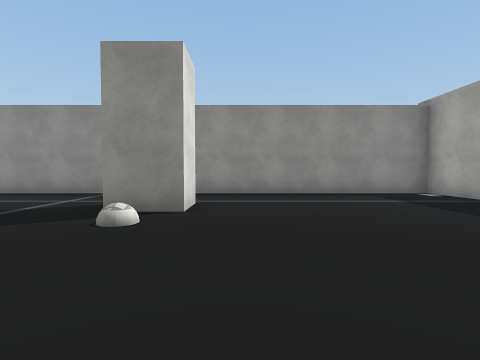
[1] (above)

20 first-person views from a walk through a Unity game level. The camera is 1.3 m above the floor, tilts 2° down and sees 80° across. The floor is counted in squares, 2 m on a side. Each view is taken from the middle of a square. On the plan, view 1 faces up. The plan holds only what a view shows up to about 9 squares ahead; the rest is blank. The place goes on beyond the plan. The player character is not drawn. Some animated figures are not drawn. Some surface patterns are stand-ins.

[2]
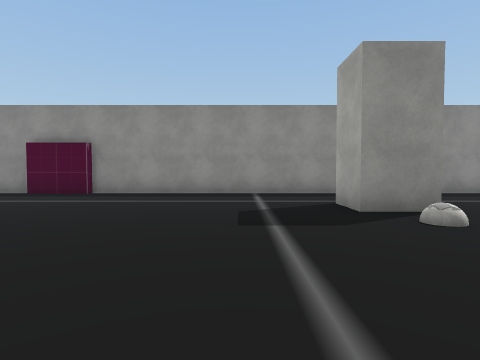

[3]
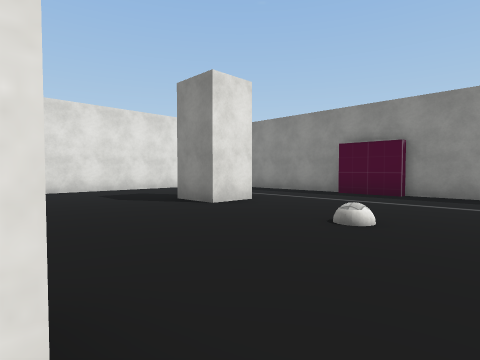

[4]
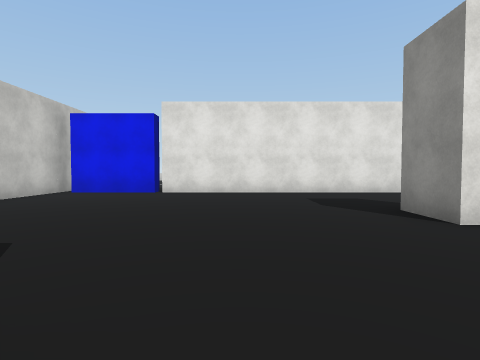

[5]
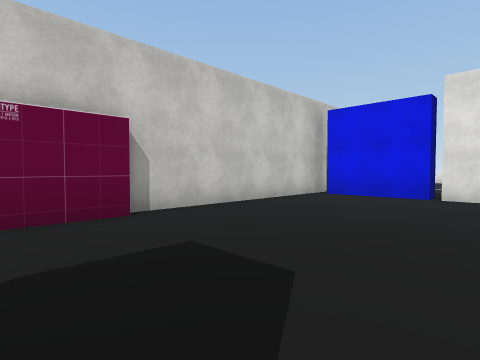

[6]
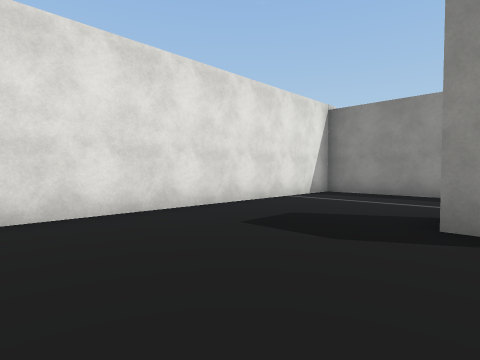

[7]
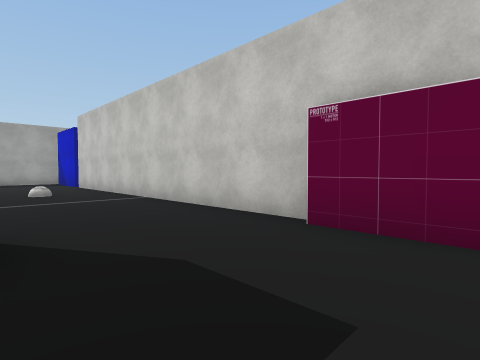

[8]
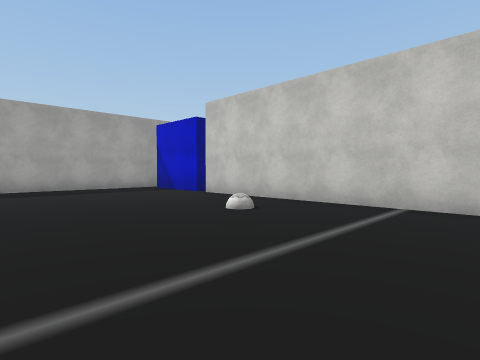

[9]
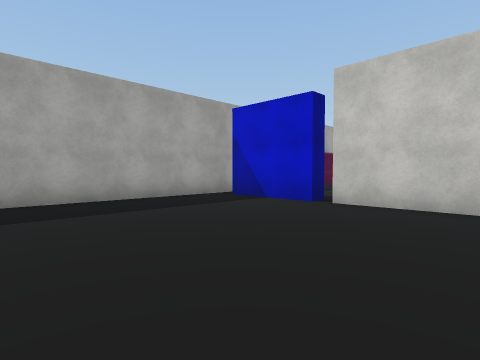

[10]
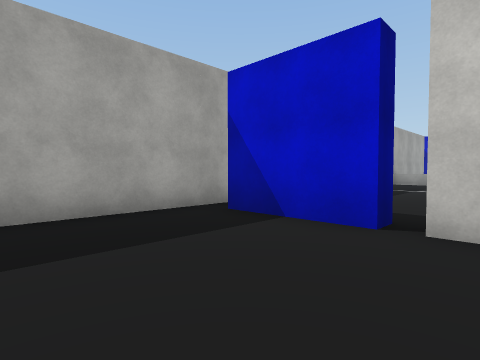

[11]
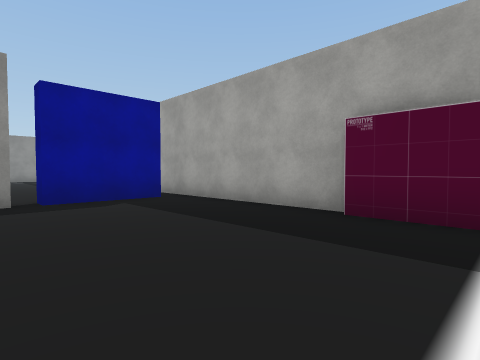

[12]
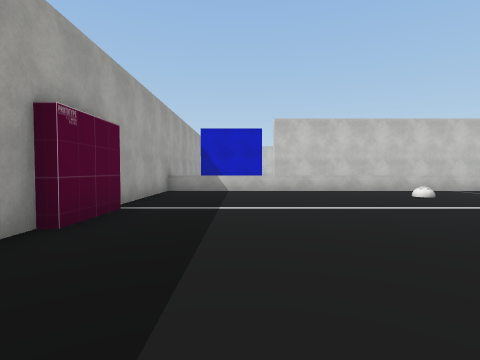

[13]
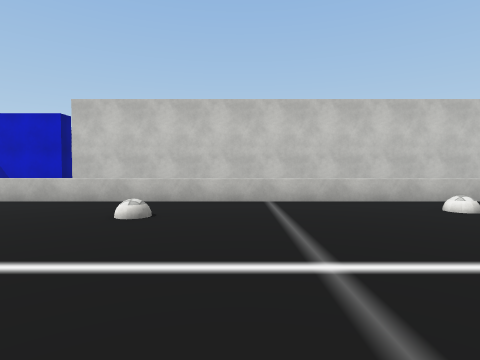

[14]
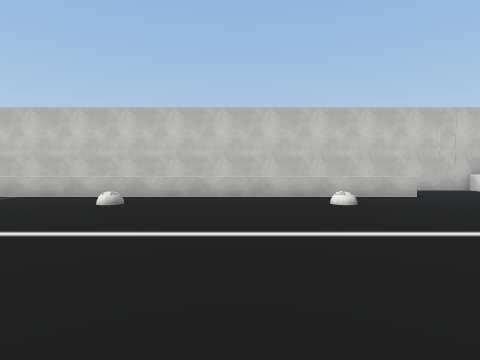

[15]
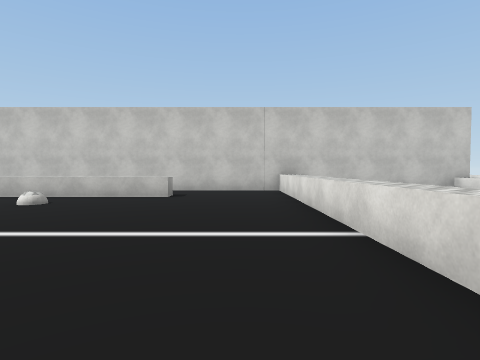

[16]
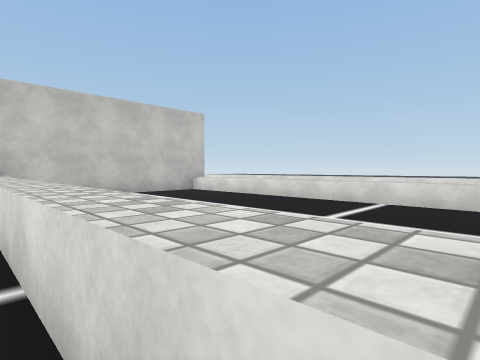

[17]
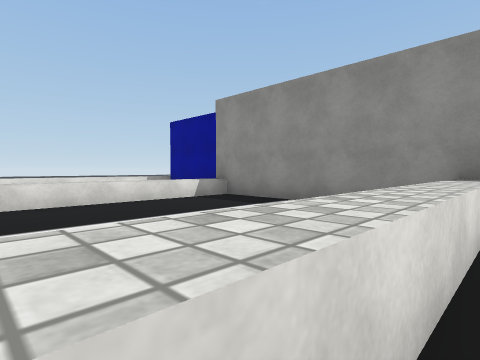

[18]
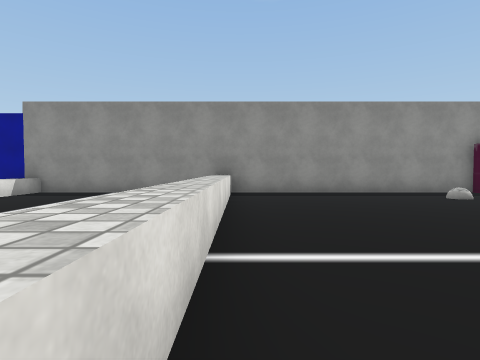

[19]
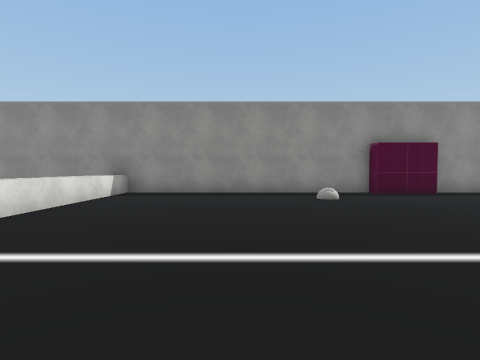

[20]
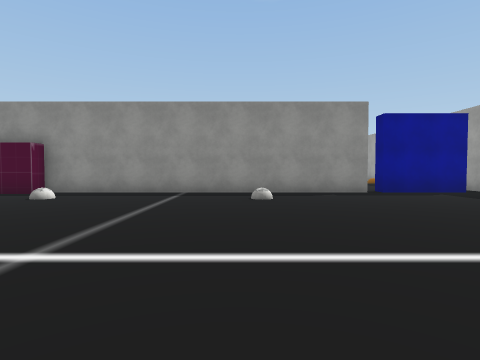

### Floor plan
Key: @ floor where view 1 was taken; # wall or solid block; x gap in a wall; . floor; ^ raised ledge.
Columns run from 25 left of view 1 to 6 right of it. Each row starts with its distance up from view 1.
  8          #######################
  7          #.....................#
  6          #.....................#
  5          #.............##.....
  4          #....#...............
  3          #...................
  2          #..................
  1          #....................
  0          #........#......@.....#
 -1          x........ ............#
 -2          #.....................#
 -3          #.....................#
 -4           .....................#
 -5  ##########################.##.#
 -6 ^  ^..  ^......................#
 -7 ^  ^..  ^......................#
 -8 ^  ^..  ^........  ............#
 -9 ^  ^..  ^......... ............#
-10 ^  ^..  ^......................#
-11 ^  ^..  ^......................#
-12 ^  ^..  ^......................#
-13 ^  ^..  ^......................#
-14    ^..  ^......................#
-15    ^..  ^...^^^^^^^^^^^^^^^^^^^
-16    ^..  ^....
-17    ########################
-18                             ##

Positions as (right, up) in squares from view 1, and headings:
1: (0, 0), facing up
2: (-4, 0), facing up
3: (-6, 0), facing up-left
4: (-7, 1), facing left
5: (-8, 0), facing down-left
6: (-11, 0), facing up-left
7: (-10, -1), facing down-right
8: (-5, 1), facing down-right
9: (-1, 1), facing down-right
10: (1, -1), facing down-right
11: (1, -11), facing up-right
12: (3, -6), facing down
13: (-3, -9), facing down
14: (-9, -8), facing down
15: (-15, -8), facing down
16: (-16, -9), facing down-left
17: (-16, -10), facing up-left
18: (-16, -13), facing up
19: (-13, -13), facing up
20: (-2, -13), facing up
